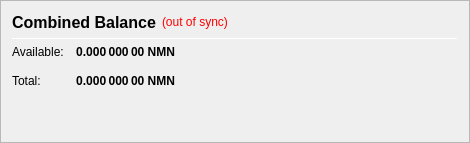
                   <widget class="QFrame" name="frame_CombinedBalances">
                    <property name="minimumSize">
                     <size>
                      <width>470</width>
                      <height>0</height>
                     </size>
                    </property>
                    <property name="frameShape">
                     <enum>QFrame::StyledPanel</enum>
                    </property>
                    <property name="frameShadow">
                     <enum>QFrame::Raised</enum>
                    </property>
                    <layout class="QVBoxLayout" name="verticalLayout_5">
                     <item>
                      <layout class="QHBoxLayout" name="horizontalLayout_5" stretch="0,0,0">
                       <item>
                        <widget class="QLabel" name="label_5z">
                         <property name="minimumSize">
                          <size>
                           <width>0</width>
                           <height>20</height>
                          </size>
                         </property>
                         <property name="font">
                          <font>
                           <pointsize>12</pointsize>
                           <weight>75</weight>
                           <bold>true</bold>
                          </font>
                         </property>
                         <property name="toolTip">
                          <string>Combined Balance (including unconfirmed and immature coins)</string>
                         </property>
                         <property name="text">
                          <string>Combined Balance</string>
                         </property>
                        </widget>
                       </item>
                       <item>
                        <widget class="QLabel" name="labelWalletStatus">
                         <property name="cursor">
                          <cursorShape>WhatsThisCursor</cursorShape>
                         </property>
                         <property name="toolTip">
                          <string>The displayed information may be out of date. Your wallet automatically synchronizes with the NMN network after a connection is established, but this process has not completed yet.</string>
                         </property>
                         <property name="styleSheet">
                          <string notr="true">QLabel { color: red; }</string>
                         </property>
                         <property name="text">
                          <string notr="true">(out of sync)</string>
                         </property>
                         <property name="alignment">
                          <set>Qt::AlignLeading|Qt::AlignLeft|Qt::AlignVCenter</set>
                         </property>
                        </widget>
                       </item>
                       <item>
                        <spacer name="horizontalSpacer_1">
                         <property name="orientation">
                          <enum>Qt::Horizontal</enum>
                         </property>
                         <property name="sizeHint" stdset="0">
                          <size>
                           <width>40</width>
                           <height>20</height>
                          </size>
                         </property>
                        </spacer>
                       </item>
                      </layout>
                     </item>
                     <item>
                      <widget class="Line" name="line_CombinedBalance">
                       <property name="minimumSize">
                        <size>
                         <width>0</width>
                         <height>1</height>
                        </size>
                       </property>
                       <property name="maximumSize">
                        <size>
                         <width>16777215</width>
                         <height>1</height>
                        </size>
                       </property>
                       <property name="orientation">
                        <enum>Qt::Horizontal</enum>
                       </property>
                      </widget>
                     </item>
                     <item>
                      <layout class="QGridLayout" name="gridLayout_3">
                       <property name="spacing">
                        <number>12</number>
                       </property>
                       <item row="1" column="0">
                        <widget class="QLabel" name="labelBalanceTextz">
                         <property name="text">
                          <string>Available:</string>
                         </property>
                        </widget>
                       </item>
                       <item row="1" column="1">
                        <widget class="QLabel" name="labelBalancez">
                         <property name="font">
                          <font>
                           <weight>75</weight>
                           <bold>true</bold>
                          </font>
                         </property>
                         <property name="cursor">
                          <cursorShape>IBeamCursor</cursorShape>
                         </property>
                         <property name="toolTip">
                          <string>Your current spendable balance</string>
                         </property>
                         <property name="text">
                          <string notr="true">0.000 000 00 NMN</string>
                         </property>
                         <property name="alignment">
                          <set>Qt::AlignRight|Qt::AlignTrailing|Qt::AlignVCenter</set>
                         </property>
                         <property name="textInteractionFlags">
                          <set>Qt::LinksAccessibleByMouse|Qt::TextSelectableByKeyboard|Qt::TextSelectableByMouse</set>
                         </property>
                        </widget>
                       </item>
                       <item row="2" column="0">
                        <widget class="QLabel" name="labelTotalTextz">
                         <property name="text">
                          <string>Total:</string>
                         </property>
                        </widget>
                       </item>
                       <item row="2" column="1">
                        <widget class="QLabel" name="labelTotalz">
                         <property name="font">
                          <font>
                           <weight>75</weight>
                           <bold>true</bold>
                          </font>
                         </property>
                         <property name="cursor">
                          <cursorShape>IBeamCursor</cursorShape>
                         </property>
                         <property name="toolTip">
                          <string>Total Balance, including all unavailable coins.</string>
                         </property>
                         <property name="text">
                          <string notr="true">0.000 000 00 NMN</string>
                         </property>
                         <property name="alignment">
                          <set>Qt::AlignRight|Qt::AlignTrailing|Qt::AlignVCenter</set>
                         </property>
                         <property name="textInteractionFlags">
                          <set>Qt::LinksAccessibleByMouse|Qt::TextSelectableByKeyboard|Qt::TextSelectableByMouse</set>
                         </property>
                        </widget>
                       </item>
                       <item row="2" column="3">
                        <spacer name="horizontalSpacer_2">
                         <property name="orientation">
                          <enum>Qt::Horizontal</enum>
                         </property>
                         <property name="sizeHint" stdset="0">
                          <size>
                           <width>40</width>
                           <height>20</height>
                          </size>
                         </property>
                        </spacer>
                       </item>
                      </layout>
                     </item>
                     <item>
                      <spacer name="verticalSpacer_1">
                       <property name="orientation">
                        <enum>Qt::Vertical</enum>
                       </property>
                       <property name="sizeHint" stdset="0">
                        <size>
                         <width>20</width>
                         <height>40</height>
                        </size>
                       </property>
                      </spacer>
                     </item>
                    </layout>
                   </widget>
